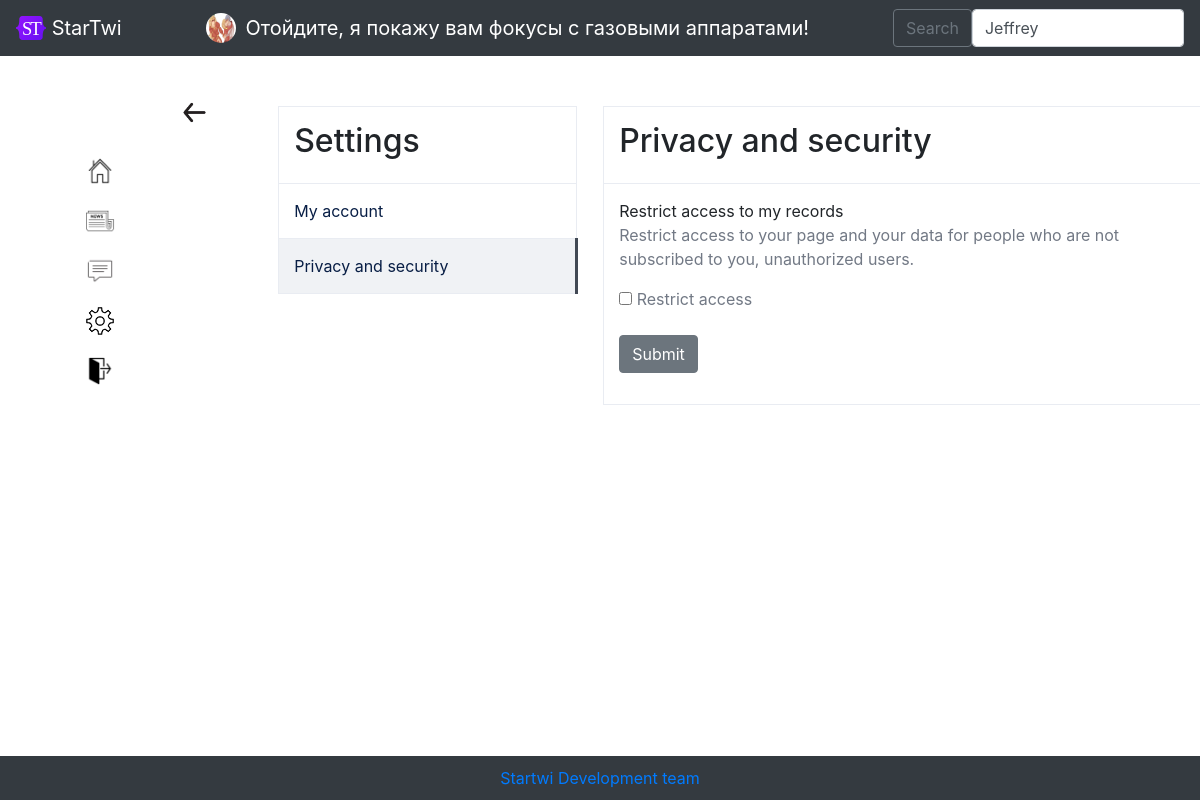
/restrict_access (signed in), run on the app's committed database.
### data/users.py (models this page shows, shortened)
class User(SqlAlchemyBase, UserMixin):
    __tablename__ = 'users'
    id = sqlalchemy.Column(sqlalchemy.Integer, primary_key=True, autoincrement=True)
    username = sqlalchemy.Column(sqlalchemy.String, unique=True, nullable=True)
    year_of_birth = sqlalchemy.Column(sqlalchemy.Integer, nullable=True)
    month_of_birth = sqlalchemy.Column(sqlalchemy.Integer, nullable=True)
    day_of_birth = sqlalchemy.Column(sqlalchemy.Integer, nullable=True)
    country = sqlalchemy.Column(sqlalchemy.String, nullable=True)
    email = sqlalchemy.Column(sqlalchemy.String, unique=True, nullable=True)
    hashed_password = sqlalchemy.Column(sqlalchemy.String, nullable=True)
    modified_date = sqlalchemy.Column(sqlalchemy.DateTime, default=datetime.datetime.now())
    photo = sqlalchemy.Column(sqlalchemy.String, unique=True, nullable=True)
    about_me = sqlalchemy.Column(sqlalchemy.String, unique=True, nullable=True)
    followers = sqlalchemy.Column(sqlalchemy.String, nullable=True, default=' ')
    following = sqlalchemy.Column(sqlalchemy.String, nullable=True, default=' ')
    restrict = sqlalchemy.Column(sqlalchemy.Boolean, nullable=True, default=False)
    blacklist = sqlalchemy.Column(sqlalchemy.String, nullable=True, default=' ')

### main.py (the view, shortened to what this page needs)
@app.route('/restrict_access', methods=['GET', 'POST'])
@login_required
def restrict_access():
    form = RestrictAccessForm()
    return render_template('restrictaccess.html', title='Restrict',
                           url_for=url_for, form=form, userlist=get_userlist(),
                           css_file=url_for('static', filename='css/style.css'),
                           params='Privacy and security'
                           )

### forms/RestrictAccessForm.py
class RestrictAccessForm(FlaskForm):
    restrict = BooleanField('Restrict access')
    submit = SubmitField('Submit')

### data/db_session.py (called while the page is built)
def create_session() -> Session:
    global __factory
    return __factory()

### main.py (called while the page is built)
@login_manager.user_loader
def load_user(user_id):
    db_sess = db_session.create_session()
    return db_sess.query(User).get(user_id)

def get_userlist():
    return sorted(db_session.create_session().query(User).filter(User.username != current_user.username),
                  key=lambda x: [0 if str(x.id) in current_user.following.split(', ') else 1,
                                 - len(list(set(current_user.following.split(', ')) & set(
                                     x.following.split(', ')))),
                                 - len(list(set(current_user.followers.split(', ')) & set(
                                     x.followers.split(', ')))),
                                 x.username])

### templates/restrictaccess.html (shortened to what this page needs)
{% extends "base_logged_in.html" %}
{% block content %}
<a href="/privacy_and_security/{{ current_user.username }}" class="settingsback"><img src="{{ url_for('static', filename='img/back.png') }}" width="33px"></a>
<div class="block">
    <div class="params">
        <table>
        <tr><td><h2 class="">Settings</h2></td></tr>
        {% if params == 'Account settings' %}
            <tr><td class="selected"><a href="/account_settings/{{ current_user.username }}">My account</a></td></tr>
            <tr><td><a href="/privacy_and_security/{{ current_user.username }}">Privacy and security</a></td></tr>
        {% else %}
            <tr><td><a href="/account_settings/{{ current_user.username }}">My account</a></td></tr>
            <tr><td class="selected"><a href="/privacy_and_security/{{ current_user.username }}">Privacy and security</a></td></tr>
        {% endif %}
        </table>
    </div>
    <div class="information">
        <table class="table_information">
            <tr><td><h2 class="">{{ params }}</h2></td></tr>
            <tr><td>Restrict access to my records</a>
                <form action="" method="post">
                    <p>Restrict access to your page and your data for people who are not subscribed to you, unauthorized users.</p>
                    <p>{{ form.restrict() }} {{ form.restrict.label }}</p>
                    <p>{{ form.submit(type="submit", class="btn btn-secondary") }}</p>
                </form>
            </td></tr>
        </table>
    </div>
</div>
{% endblock %}

### templates/base_logged_in.html (shortened to what this page needs)
<!DOCTYPE html>
<html lang="en">
<head>
    <link rel="stylesheet"
          href="https://stackpath.bootstrapcdn.com/bootstrap/4.4.1/css/bootstrap.min.css"
>
    <link href="http://rawgithub.com/indrimuska/jquery-editable-select/master/dist/jquery-editable-select.min.css" rel="stylesheet">
    <link rel="stylesheet" type="text/css" href={{ css_file }}>
</head>
<body>
    <header>
        <nav class="navbar navbar-dark bg-dark">
            <a class="navbar-brand" href="#">
                <img src="/static/img/startwi-logo.svg" alt="" width="30" height="24" class="d-inline-block align-text-top">
                StarTwi
            </a>
            <a href="/account/{{ current_user.username }}" style="text-decoration: none;" class="navbar-brand">
                <img src="{{ url_for('static', filename='img/' + current_user.photo) }}" alt="" width="30" height="30" class="icon" style="margin: 0px; margin-right: 10px;">
                {{ current_user.username }}</a>
            <form class="d-flex" method="post" id="sample_form" name="sample_form">
                <button class="btn btn-outline-secondary" type="submit" name="Save" id="save">Search</button>
                <select name="users" id="users" class="form-control me-2" type="search" placeholder="Search" aria-label="Search">
                    {% for found_user in userlist %}
                        {% if found_user %}
                            <option>{{ found_user.username }}</option>
                        {% endif %}
                    {% endfor %}
               </select>
      </form>
    </nav>
    </header>
    <main role="main" class="container">
        <div style="float:left;">
            <ul style="list-style-type: none;">
                <li><a href="/account/{{ current_user.username }}"><img src="{{ url_for('static', filename='img/home_icon.png') }}" style="width:30px; margin-top:60px;"></a></li>
                <li><a href="/newstape"><img src="{{ url_for('static', filename='img/news_icon.png') }}" style="width:30px; margin-top:20px;"></a></li>
                <li><a href="/chats"><img src="{{ url_for('static', filename='img/messenger_icon.png') }}" style="width:30px; margin-top:20px;"></a></li>
                <li><a href="/account_settings/{{ current_user.username }}"><img src="{{ url_for('static', filename='img/settings.png') }}" style="width:30px; margin-top:20px;"></a></li>
                <li><a href="/logout"><img src="{{ url_for('static', filename='img/exit-icon.png') }}" style="width:30px; margin-top:20px;"></a></li>
            </ul>
        </div>
        <div style="margin-left: 12%">
            {% block content %}{% endblock %}
        </div>
        <br><br><br>
          <div class="footer"><a href="mailto:dashastepanova1901@mail.ru">Startwi Development team</a>
  </div>
    </main>
</body>
</html>

### static/css/style.css (style rules this page uses)
.params { padding-top: 10px; padding-bottom: 10px; padding-left: 10px; float: left; position: absolute; width: 200px; }
.block { margin: 40px; }
.selected { border-right: 3px solid #424954; background: #f0f2f5; }
table { border: 1px solid #e9ecf2; border-radius: 10px; width: 300px; margin-left: 50px; }
.information { margin-left: 325px; padding-top: 10px; padding-bottom: 10px; padding-left: 10px; position: absolute; width: 500px; }
td { padding-top: 15px; padding-bottom: 15px; padding-left: 15px; border-bottom: 1px solid #e9ecf2; }
.icon { width: 30px; border-radius: 30px; float: left; margin: 20px; font-size: 27px; }
.table_information { width: 600px; }
table a, .table_information a { color: #081e45; display: block; height: 100%; }
table p { color: #727985; }
.settingsback { margin-bottom: 0px; float:left; position: absolute; }

### templates/base_logged_in.html (style rules this page uses)
.footer { position: fixed; left: 0; bottom: 0; padding: 10px; background: #343a40; color: #ffffff; width: 100%; text-align: center; }

### data on the page
User: photo (picture), username "Отойдите, я покажу вам фокусы с газовыми аппаратами!"

### other printed values
{{ params }} "Privacy and security"
form field users "Jeffrey"
